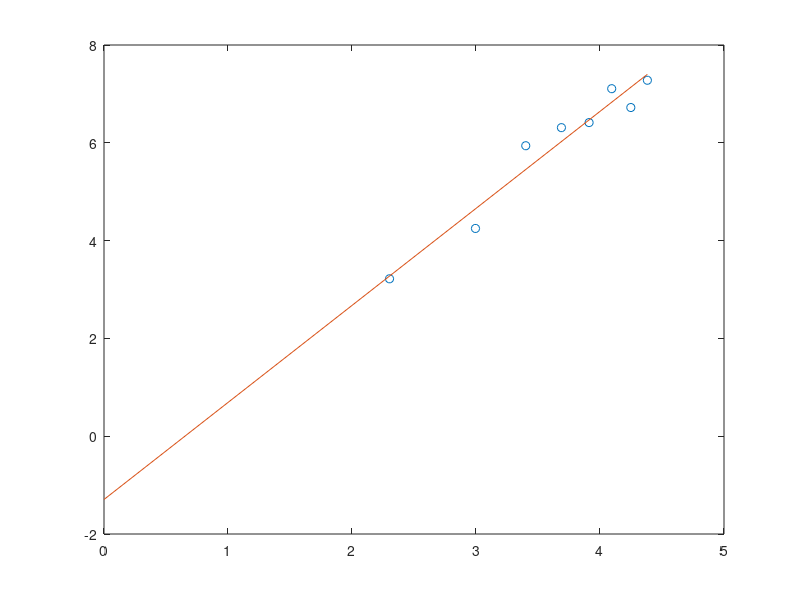

Source code (MATLAB):
xa = [10 20 30 40 50 60 70 80];
ya = [25 70 380 550 610 1220 830 1450];
x = log(xa);
y = log(ya);
x2 = x.^2;
xy = x.*y;
n = length(x);
sx = sum(x);
sy = sum(y);
sx2 = sum(x2);
sxy = sum(xy);

a1 = (n*sxy-sx*sy)/(n*sx2-sx^2)
a0 = mean(y)-a1*mean(x)

xp=linspace(0,max(x),2);
yp=a1*xp+a0;

se = sqrt(sum((y-a0-a1*x).^2)/(n-2))
r2 = (sum((y-mean(y)).^2)-sum((y-a0-a1*x).^2))/sum((y-mean(y)).^2)

plot(x,y,'o',xp,yp);